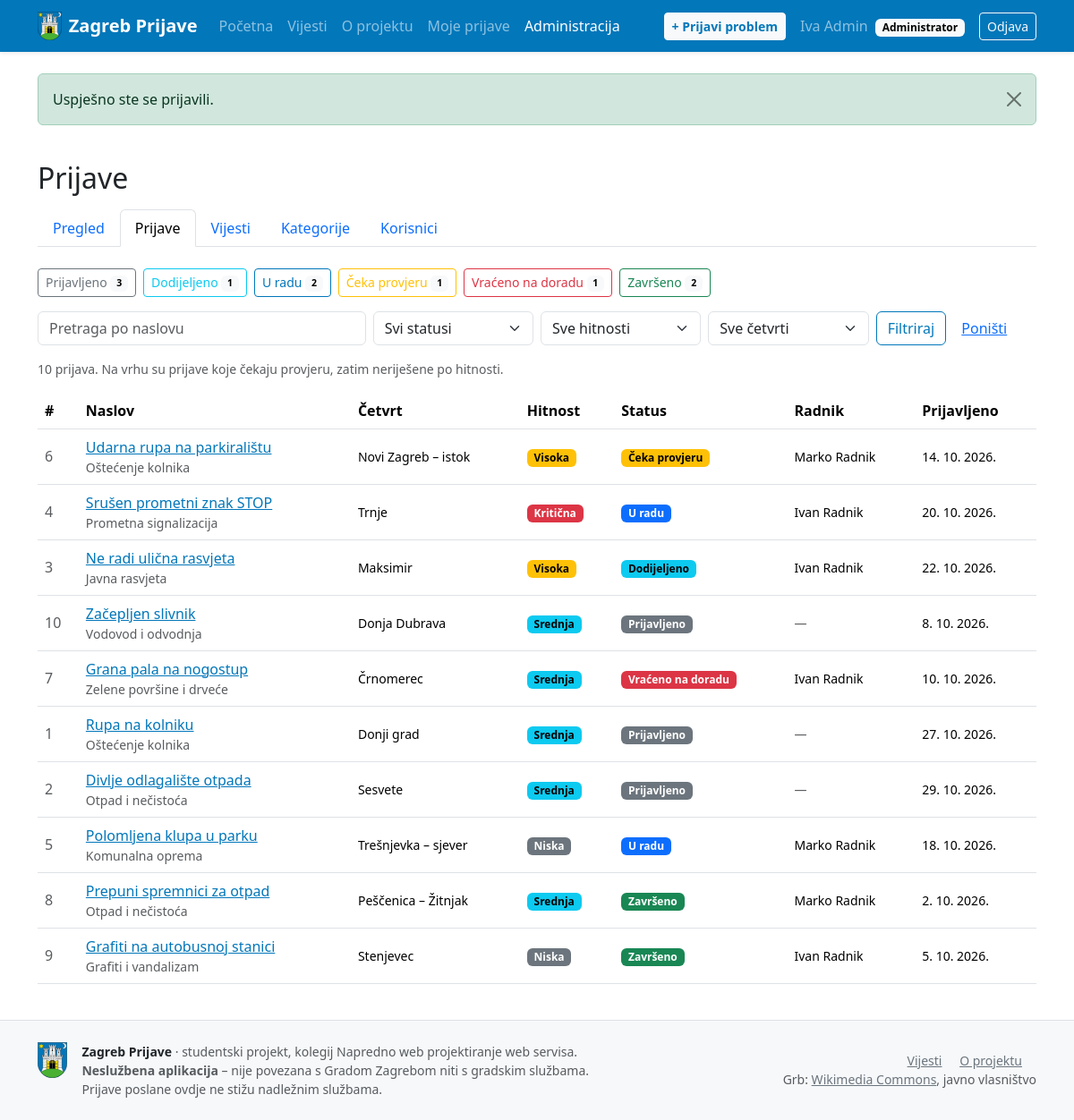
The page /zagreb-prijave/admin/prijave (signed in) on the database its author committed.
### tables this page shows
CREATE TABLE korisnici (
  id             INT UNSIGNED     NOT NULL AUTO_INCREMENT,
  ime            VARCHAR(50)      NOT NULL,
  prezime        VARCHAR(50)      NOT NULL,
  email          VARCHAR(255)     NOT NULL,
  lozinka_hash   VARCHAR(255)     NOT NULL,    
  uloga_id       TINYINT UNSIGNED NOT NULL,
  aktivan        TINYINT(1)       NOT NULL DEFAULT 1,
  zadnja_prijava DATETIME         NULL,
  kreirano_u     DATETIME         NOT NULL DEFAULT CURRENT_TIMESTAMP,
  azurirano_u    DATETIME         NOT NULL DEFAULT CURRENT_TIMESTAMP ON UPDATE CURRENT_TIMESTAMP,
  PRIMARY KEY (id),
  UNIQUE KEY uq_korisnici_email (email),
  KEY idx_korisnici_uloga (uloga_id),
  CONSTRAINT fk_korisnici_uloga
    FOREIGN KEY (uloga_id) REFERENCES uloge (id)
    ON UPDATE CASCADE ON DELETE RESTRICT,      
  CONSTRAINT chk_korisnici_aktivan CHECK (aktivan IN (0, 1))
);

CREATE TABLE uloge (
  id    TINYINT UNSIGNED NOT NULL AUTO_INCREMENT,
  kod   VARCHAR(20)      NOT NULL,
  naziv VARCHAR(50)      NOT NULL,
  opis  VARCHAR(255)     NULL,
  PRIMARY KEY (id),
  UNIQUE KEY uq_uloge_kod (kod)
);

CREATE TABLE prijave (
  id          INT UNSIGNED      NOT NULL AUTO_INCREMENT,
  korisnik_id INT UNSIGNED      NOT NULL,    
  cetvrt_id   TINYINT UNSIGNED  NOT NULL,
  vrsta_id    SMALLINT UNSIGNED NOT NULL,
  naslov      VARCHAR(150)      NOT NULL,    
  opis        TEXT              NOT NULL,    
  adresa      VARCHAR(255)      NULL,
  lat         DECIMAL(9,6)      NULL,
  lng         DECIMAL(9,6)      NULL,
  hitnost     ENUM('niska','srednja','visoka','kriticna') NOT NULL DEFAULT 'srednja',
  status      ENUM('PRIJAVLJENO','DODIJELJENO','U_RADU','CEKA_PROVJERU','VRACENO','ZAVRSENO')
                                NOT NULL DEFAULT 'PRIJAVLJENO',
  kreirano_u  DATETIME          NOT NULL DEFAULT CURRENT_TIMESTAMP,
  azurirano_u DATETIME          NOT NULL DEFAULT CURRENT_TIMESTAMP ON UPDATE CURRENT_TIMESTAMP,
  PRIMARY KEY (id),
  KEY idx_prijave_korisnik (korisnik_id),
  KEY idx_prijave_cetvrt (cetvrt_id),
  KEY idx_prijave_vrsta (vrsta_id),
  KEY idx_prijave_status_hitnost (status, hitnost),
  CONSTRAINT fk_prijave_korisnik
    FOREIGN KEY (korisnik_id) REFERENCES korisnici (id)
    ON UPDATE CASCADE ON DELETE RESTRICT,
  CONSTRAINT fk_prijave_cetvrt
    FOREIGN KEY (cetvrt_id) REFERENCES gradske_cetvrti (id)
    ON UPDATE CASCADE ON DELETE RESTRICT,
  CONSTRAINT fk_prijave_vrsta
    FOREIGN KEY (vrsta_id) REFERENCES vrste_problema (id)
    ON UPDATE CASCADE ON DELETE RESTRICT,
   
  CONSTRAINT chk_prijave_koord_par CHECK ((lat IS NULL) = (lng IS NULL)),
  CONSTRAINT chk_prijave_koord_zg  CHECK (lat IS NULL OR (lat BETWEEN 45.60 AND 46.00 AND lng BETWEEN 15.75 AND 16.30))
);

CREATE TABLE vrste_problema (
  id    SMALLINT UNSIGNED NOT NULL AUTO_INCREMENT,
  naziv VARCHAR(80)       NOT NULL,
  opis  VARCHAR(255)      NULL,
  PRIMARY KEY (id),
  UNIQUE KEY uq_vrste_problema_naziv (naziv)
);

CREATE TABLE gradske_cetvrti (
  id    TINYINT UNSIGNED NOT NULL AUTO_INCREMENT,
  naziv VARCHAR(60)      NOT NULL,
  PRIMARY KEY (id),
  UNIQUE KEY uq_cetvrti_naziv (naziv)
);

### views/admin/prijave.php (the view, shortened to what the rows shown need)
<h1 class="h2 mb-3">Prijave</h1>
<?php require __DIR__ . '/_nav.php'; ?>
<div class="d-flex flex-wrap gap-2 mb-3">
    <?php foreach (StatusPrijave::STATUSI as $kod => [$naziv, $boja]): ?>
        <a href="<?= e(url('/admin/prijave') . '?status=' . $kod) ?>"
           class="btn btn-sm <?= $filtri['status'] === $kod ? 'btn-' . e($boja) : 'btn-outline-' . e($boja) ?>">
            <?= e($naziv) ?> <span class="badge text-bg-light"><?= (int) ($poStatusu[$kod] ?? 0) ?></span>
        </a>
    <?php endforeach; ?>
</div>
<form method="get" action="<?= e(url('/admin/prijave')) ?>" class="row g-2 mb-3" role="search">
    <div class="col-md-4">
        <input type="search" class="form-control" id="q" name="q" maxlength="100" placeholder="Pretraga po naslovu" value="<?= e($filtri['q']) ?>">
    </div>
    <div class="col-sm-4 col-md-2">
        <select class="form-select" id="status" name="status">
            <option value="">Svi statusi</option>
        </select>
    </div>
    <div class="col-sm-4 col-md-2">
        <select class="form-select" id="hitnost" name="hitnost">
            <option value="">Sve hitnosti</option>
        </select>
    </div>
    <div class="col-sm-4 col-md-2">
        <select class="form-select" id="cetvrt" name="cetvrt">
            <option value="">Sve četvrti</option>
        </select>
    </div>
    <div class="col-auto">
        <button type="submit" class="btn btn-outline-primary">Filtriraj</button>
        <a href="<?= e(url('/admin/prijave')) ?>" class="btn btn-link">Poništi</a>
    </div>
</form>
<p class="small text-body-secondary"><?= $paginator->total ?> prijava. Na vrhu su prijave koje čekaju provjeru, zatim neriješene po hitnosti.</p>
<?php if ($prijave === []): ?>
    <div class="text-center text-body-secondary py-5 border rounded-3">Nema prijava koje odgovaraju filtru.</div>
<?php else: ?>
    <div class="table-responsive">
        <table class="table table-hover align-middle">
            <thead>
            <tr>
                <th scope="col">#</th>
                <th scope="col">Naslov</th>
                <th scope="col">Četvrt</th>
                <th scope="col">Hitnost</th>
                <th scope="col">Status</th>
                <th scope="col">Radnik</th>
                <th scope="col">Prijavljeno</th>
            </tr>
            </thead>
            <tbody>
            <?php foreach ($prijave as $p): ?>
                <tr>
                    <td class="text-body-secondary"><?= (int) $p['id'] ?></td>
                    <td>
                        <a href="<?= e(url('/prijave/' . (int) $p['id'])) ?>"><?= e($p['naslov']) ?></a>
                        <div class="small text-body-secondary"><?= e($p['vrsta']) ?></div>
                    </td>
                    <td class="small"><?= e($p['cetvrt']) ?></td>
                    <td><?= StatusPrijave::hitnostBadge($p['hitnost']) ?></td>
                    <td><?= StatusPrijave::badge($p['status']) ?></td>
                    <td class="small"><?= $p['radnik'] ? e($p['radnik']) : '<span class="text-body-secondary">—</span>' ?></td>
                    <td class="small text-nowrap"><?= e(datum($p['kreirano_u'])) ?></td>
                </tr>
            <?php endforeach; ?>
            </tbody>
        </table>
    </div>
<?php endif; ?>

### views/admin/_nav.php (shortened to what the rows shown need)
<?php
$stavke = Auth::hasRole('admin')
    ? ['/admin' => 'Pregled', '/admin/prijave' => 'Prijave', '/admin/vijesti' => 'Vijesti', '/admin/kategorije' => 'Kategorije', '/admin/korisnici' => 'Korisnici']
    : ['/admin/vijesti' => 'Moje vijesti'];
$trenutna = request_path();
?>
<ul class="nav nav-tabs mb-4">
    <?php foreach ($stavke as $putanja => $naziv):
        $aktivna = $trenutna === $putanja || ($putanja !== '/admin' && str_starts_with($trenutna, $putanja . '/')); ?>
        <li class="nav-item">
            <a class="nav-link<?= $aktivna ? ' active' : '' ?>" href="<?= e(url($putanja)) ?>"
                <?= $aktivna ? 'aria-current="page"' : '' ?>><?= e($naziv) ?></a>
        </li>
    <?php endforeach; ?>
</ul>

### src/Services/StatusPrijave.php (shortened to what the rows shown need)
<?php
final class StatusPrijave
{
    public static function exists(string $status): bool
    {
        return isset(self::STATUSI[$status]);
    }
    public static function badge(string $status): string
    {
        [$naziv, $boja] = self::STATUSI[$status] ?? [$status, 'secondary'];
        return '<span class="badge text-bg-' . e($boja) . '">' . e($naziv) . '</span>';
    }
    public static function hitnostBadge(string $hitnost): string
    {
        [$naziv, $boja] = self::HITNOSTI[$hitnost] ?? [$hitnost, 'secondary'];
        return '<span class="badge text-bg-' . e($boja) . '">' . e($naziv) . '</span>';
    }
}

### src/Core/Router.php (shortened to what the rows shown need)
<?php
final class Router
{
    private array $routes = [];
    private function add(string $method, string $path, array $handler, array $options): void
    {
        $pattern = preg_replace('#\{(\w+)\}#', '(?P<$1>\d+)', $path);
        $this->routes[] = [
            'method'  => $method,
            'pattern' => '#^' . $pattern . '$#',
            'handler' => $handler,
            'options' => $options,
        ];
    }
    public function dispatch(string $method, string $path): void
    {
        $api = Api::isApiPath($path);
        foreach ($this->routes as $route) {
            if (!preg_match($route['pattern'], $path, $matches)) {
                continue;
            }
            $params = array_map('intval', array_filter($matches, 'is_string', ARRAY_FILTER_USE_KEY));
            if (!$this->passesGuards($method, $route['options'], $api)) {
                return;
            }
            [$class, $action] = $route['handler'];
            (new $class())->$action(...$params);
            return;
        }
    }
    private function passesGuards(string $method, array $options, bool $api): bool
    {
        $uloge = $options['uloge'] ?? [];
        if ((!empty($options['auth']) || $uloge !== []) && !Auth::check()) {
            if ($api) {
                Api::error(401, 'Potrebna je prijava.');
                return false;
            }
            Session::flash('warning', 'Za pristup ovoj stranici morate se prijaviti.');
            redirect('/racun/prijava');
        }
        return true;
    }
}

### views/layout.php (shortened to what the rows shown need)
<?php
$korisnik = Auth::user();
$flash = Session::pullFlash();
?>
<!DOCTYPE html>
<html lang="hr">
<head>
    <link rel="stylesheet"
          href="https://cdn.jsdelivr.net/npm/bootstrap@5.3.3/dist/css/bootstrap.min.css"
>
    <link rel="stylesheet" href="<?= e(asset('css/app.css')) ?>">
</head>
<body class="d-flex flex-column min-vh-100">
<nav class="navbar navbar-expand-lg navbar-dark bg-zagreb shadow-sm">
    <div class="container">
        <a class="navbar-brand d-flex align-items-center gap-2 fw-semibold" href="<?= e(url('/')) ?>">
            <img src="<?= e(asset('img/grb-zagreb.svg')) ?>" alt="" class="brand-grb">
            Zagreb Prijave
        </a>
        <div class="collapse navbar-collapse" id="glavniIzbornik">
            <ul class="navbar-nav me-auto">
                <?= nav_link('/', 'Početna') ?>
                <?= nav_link('/vijesti', 'Vijesti') ?>
                <?= nav_link('/o-projektu', 'O projektu') ?>
                <?php if ($korisnik): ?>
                    <?= nav_link('/prijave/moje', 'Moje prijave') ?>
                <?php endif; ?>
                <?php if (Auth::hasRole('admin')): ?>
                    <?= nav_link('/admin', 'Administracija') ?>
                <?php elseif (Auth::hasRole('urednik')): ?>
                    <?= nav_link('/admin/vijesti', 'Moje vijesti') ?>
                <?php elseif (Auth::hasRole('radnik')): ?>
                    <?= nav_link('/radnik/zadaci', 'Moji zadaci') ?>
                <?php endif; ?>
            </ul>
            <ul class="navbar-nav align-items-lg-center gap-lg-2">
                <?php if ($korisnik): ?>
                    <li class="nav-item">
                        <a class="btn btn-light btn-sm text-zagreb fw-semibold" href="<?= e(url('/prijave/nova')) ?>">+ Prijavi problem</a>
                    </li>
                    <li class="nav-item">
                        <a class="nav-link" href="<?= e(url('/racun/profil')) ?>">
                            <?= e($korisnik['ime'] . ' ' . $korisnik['prezime']) ?>
                            <span class="badge text-bg-light ms-1"><?= e($korisnik['uloga_naziv']) ?></span>
                        </a>
                    </li>
                    <li class="nav-item">
                        <form method="post" action="<?= e(url('/racun/odjava')) ?>" class="d-inline">
                            <button type="submit" class="btn btn-outline-light btn-sm">Odjava</button>
                        </form>
                    </li>
                <?php endif; ?>
            </ul>
        </div>
    </div>
</nav>
<main id="sadrzaj" class="flex-grow-1">
    <?php if ($flash): ?>
        <div class="container pt-4">
            <?php foreach ($flash as $poruka): ?>
                <div class="alert alert-<?= e($poruka['type']) ?> alert-dismissible fade show" role="alert">
                    <?= e($poruka['message']) ?>
                    <button type="button" class="btn-close" data-bs-dismiss="alert" aria-label="Zatvori"></button>
                </div>
            <?php endforeach; ?>
        </div>
    <?php endif; ?>
    <?php if (!empty($punaSirina)): ?>
        <?= $content ?>
    <?php else: ?>
        <div class="container py-4"><?= $content ?></div>
    <?php endif; ?>
</main>
<footer class="footer border-top mt-auto">
    <div class="container py-4">
        <div class="row g-3 align-items-center">
            <div class="col-md-7 d-flex gap-3 align-items-start">
                <img src="<?= e(asset('img/grb-zagreb.svg')) ?>" alt="" class="footer-grb">
                <div class="small text-body-secondary">
                    <strong class="text-body">Zagreb Prijave</strong> · studentski projekt, kolegij
                    Napredno web projektiranje web servisa.<br>
                    <strong>Neslužbena aplikacija</strong> – nije povezana s Gradom Zagrebom niti s gradskim službama.
                    Prijave poslane ovdje ne stižu nadležnim službama.
                </div>
            </div>
            <div class="col-md-5 small text-md-end">
                <a href="<?= e(url('/vijesti')) ?>" class="link-secondary me-3">Vijesti</a>
                <a href="<?= e(url('/o-projektu')) ?>" class="link-secondary me-3">O projektu</a>
                <br class="d-none d-md-inline">
                <span class="text-body-secondary">
                    Grb: <a class="link-secondary" href="https://commons.wikimedia.org/wiki/File:Coat_of_arms_of_Zagreb.svg"
                            rel="noopener" target="_blank">Wikimedia Commons</a>, javno vlasništvo
                </span>
            </div>
        </div>
    </div>
</footer>
</body>
</html>

### rows shown on the page
korisnici: ime+prezime "Iva Admin", uloga.naziv "Administrator", uloga.kod "Pregled", uloga.kod "Prijave", uloga.kod "Vijesti", uloga.kod "Kategorije", uloga.kod "Korisnici"
prijave: id "6", naslov "Udarna rupa na parkiralištu", vrsta.naziv "Oštećenje kolnika", cetvrt.naziv "Novi Zagreb – istok", naziv "Visoka", naziv "Čeka provjeru", radnik "Marko Radnik", kreirano_u "14. 10. 2026."
prijave: id "4", naslov "Srušen prometni znak STOP", vrsta.naziv "Prometna signalizacija", cetvrt.naziv "Trnje", naziv "Kritična", naziv "U radu", radnik "Ivan Radnik", kreirano_u "20. 10. 2026."
prijave: id "3", naslov "Ne radi ulična rasvjeta", vrsta.naziv "Javna rasvjeta", cetvrt.naziv "Maksimir", naziv "Visoka", naziv "Dodijeljeno", radnik "Ivan Radnik", kreirano_u "22. 10. 2026."
prijave: id "10", naslov "Začepljen slivnik", vrsta.naziv "Vodovod i odvodnja", cetvrt.naziv "Donja Dubrava", naziv "Srednja", naziv "Prijavljeno", kreirano_u "8. 10. 2026."
prijave: id "7", naslov "Grana pala na nogostup", vrsta.naziv "Zelene površine i drveće", cetvrt.naziv "Črnomerec", naziv "Srednja", naziv "Vraćeno na doradu", radnik "Ivan Radnik", kreirano_u "10. 10. 2026."
prijave: id "1", naslov "Rupa na kolniku", vrsta.naziv "Oštećenje kolnika", cetvrt.naziv "Donji grad", naziv "Srednja", naziv "Prijavljeno", kreirano_u "27. 10. 2026."
prijave: id "2", naslov "Divlje odlagalište otpada", vrsta.naziv "Otpad i nečistoća", cetvrt.naziv "Sesvete", naziv "Srednja", naziv "Prijavljeno", kreirano_u "29. 10. 2026."
prijave: id "5", naslov "Polomljena klupa u parku", vrsta.naziv "Komunalna oprema", cetvrt.naziv "Trešnjevka – sjever", naziv "Niska", naziv "U radu", radnik "Marko Radnik", kreirano_u "18. 10. 2026."
prijave: id "8", naslov "Prepuni spremnici za otpad", vrsta.naziv "Otpad i nečistoća", cetvrt.naziv "Peščenica – Žitnjak", naziv "Srednja", naziv "Završeno", radnik "Marko Radnik", kreirano_u "2. 10. 2026."
prijave: id "9", naslov "Grafiti na autobusnoj stanici", vrsta.naziv "Grafiti i vandalizam", cetvrt.naziv "Stenjevec", naziv "Niska", naziv "Završeno", radnik "Ivan Radnik", kreirano_u "5. 10. 2026."

### other values the page prints
$label "Početna Vijesti O projektu Moje prijave Administracija"
$poruka['message'] "Uspješno ste se prijavili."
$naziv "Prijavljeno"
$poStatusu[$kod] "3"
$naziv "Dodijeljeno"
$poStatusu[$kod] "1"
$naziv "U radu"
$poStatusu[$kod] "2"
$naziv "Čeka provjeru"
$naziv "Vraćeno na doradu"
$naziv "Završeno"
$paginator->total "10"
